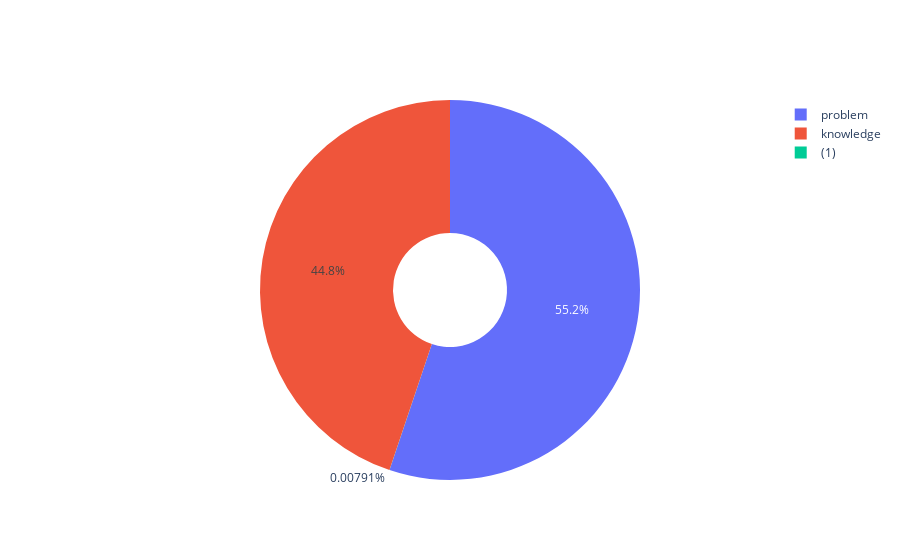

Notebook code cell kept with this figure:
### Code cell
import plotly.graph_objects as go

df_topics = pd.read_json(os.path.join(path_rq2, 'mapped.json'))

labels = []
values = []

for name, group in df_topics.groupby('Challenge_type'):
    labels.append(name)
    values.append(len(group))


# Create Pie Chart
fig = go.Figure(data=[go.Pie(labels=labels, values=values, hole=.3)])

# Display the Pie Chart
fig.show()

### Figure 1 — Plotly figure (JSON) as saved in the notebook; plotly's stock layout.template omitted (floating-point values rounded to 4 significant figures)
{"data": [{"hole": 0.3, "labels": ["(1)", "knowledge", "problem"], "type": "pie", "values": [1, 5672, 6977]}], "layout": {}}
